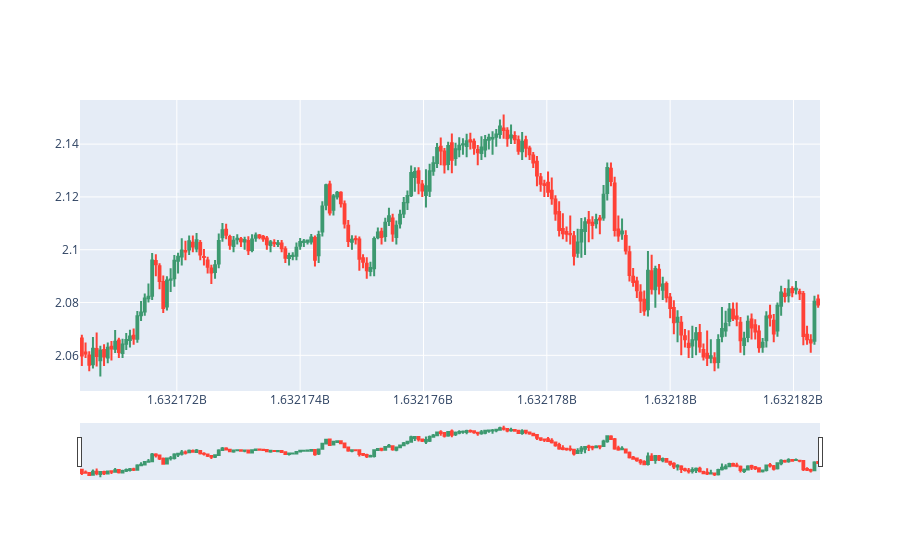

The code cell stored with this chart in its notebook:
### Markdown cell above
# Visualisation
## Graphiques en chandeliers
Le format des données de trading est une forme agrégée de données de marché, y compris pour l'ouverture, le haut, le bas et la clôture. 
Nous pouvons visualiser ces données à travers le graphique à barres en chandelier couramment utilisé, qui permet aux traders d'effectuer une analyse technique sur les valeurs intrajournalières. 
* La **longueur du corps de la barre** représente la fourchette de prix **entre l'ouverture et la clôture** de la négociation de ce jour. 
Lorsque la barre est rouge, cela signifie que la clôture était inférieure à l'ouverture, et verte dans le cas contraire. 
Ceux-ci sont également appelés chandeliers haussiers et baissiers. 
* Les **mèches au-dessus et au-dessous** des barres indiquent les **prix haut et bas** du trading de cet intervalle.

### Code cell
idi, last = 1, 200  # 1 pour Bitcoin et 200 dernières minutes
sub = df_train[df_train["Asset_ID"]==1].set_index("timestamp").iloc[-last:] 
fig = go.Figure(data=[go.Candlestick(
    x=sub.index, 
    open=sub['Open'], 
    high=sub['High'], 
    low=sub['Low'], 
    close=sub['Close'])])
fig.show()

### Figure 1 — Plotly figure (JSON) as saved in the notebook; plotly's stock layout.template omitted (floating-point values rounded to 4 significant figures; data arrays with more than 128 entries replaced by an {"elided": "..."} marker saying what was removed)
{"data": [{"close": {"elided": "200 float values"}, "high": {"elided": "200 float values"}, "low": {"elided": "200 float values"}, "open": {"elided": "200 float values"}, "type": "candlestick", "x": {"elided": "200 int values"}}], "layout": {}}
